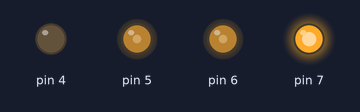
Recording of a sketch running on a simulated Arduino Uno, built with avr-gcc and run on an emulated ATmega328P. Parts: output pins drawn as LEDs (lit = HIGH). What the sketch prints to the serial monitor is not drawn. At 0.0 s the program stops and its outputs stay as they are.

Above: at 0.1 s.
Timing chart, 0 to 1.5 s (numbered marks = the images above):
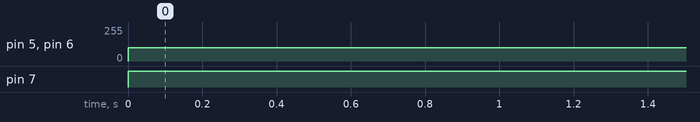

Measured:
- by itself, pin 5, pin 6: 0/255 → 100/255 at 0.00 s
- by itself, pin 7: LOW → HIGH at 0.00 s

The sketch:

MotorTest.ino
```cpp
/* -----------------------------------------------------------------------------
  Author             : Allen
  Check              : Amy
  Version            : V1.0
  Date               : 17/06/2016
  Description        : Motor Test
  Company website    : http://www.sunfounder.com
   ---------------------------------------------------------------------------*/

/* Include -------------------------------------------------------------------*/
#include "Rollbot.h"

/* Define -------------------------------------------------------------------*/
RollbotMotors Motors;
int Speed_Dir = 0;
int Lspeed_F = 100, Rspeed_F = 100;
int Lspeed_B = -100, Rspeed_B = -100;
int Lspeed_L = -50, Rspeed_L = 100;
int Lspeed_R = 100, Rspeed_R = -50;
/*
  - setup function
 ---------------------------------------------------------------------------*/
void setup() {
  // put your setup code here, to run once:
  Serial.begin(115200);
  Serial.println("Robot starts initialization");
}
/*
  - loop function
   ---------------------------------------------------------------------------*/
void loop() {
  // put your main code here, to run repeatedly:
  Motors.Motordrive(Speed_Dir, Lspeed_F, Rspeed_F);
  while(1);
}
```

RollbotMotors.cpp
```cpp
/* -----------------------------------------------------------------------------
  Author             : Allen
  Check              : Amy
  Version            : V1.0
  Date               : 17/06/2016
  Description        : The smart car follows lines
  Company Website    : http://www.sunfounder.com
   ---------------------------------------------------------------------------*/
/* Include ------------------------------------------------------------------*/
#include "Rollbot.h"

/*********Motor drive constructor**********/
RollbotMotors::RollbotMotors()
{
  pinMode(MOTOR_R_DIR, OUTPUT);
  pinMode(MOTOR_R_PWM, OUTPUT);
  pinMode(MOTOR_L_PWM, OUTPUT);
  pinMode(MOTOR_L_DIR, OUTPUT);
}
/*********Motor drive function***********/
void RollbotMotors::Motordrive(int speed_dir, int speed_left, int speed_right)
{
  MotorSetSpeed(speed_dir,speed_left, speed_right);
}
/*********Motor stop function***********/
void RollbotMotors::Motorstop()
{
  MotorSetSpeed(0, 0, 0);
}
/*********Motor drive function***********/
void RollbotMotors:: MotorSetSpeed(int speed_dir, int speed_left, int speed_right)
{
	switch(speed_dir)
	{
		//speed_dir = 0 means both motors work well and spin forward
		case 0:
		{
			if (speed_left > 0)
			{
				digitalWrite(MOTOR_L_DIR, LOW);
				analogWrite(MOTOR_L_PWM, speed_left);
			}
			else
			{
				digitalWrite(MOTOR_L_DIR, HIGH);
				analogWrite(MOTOR_L_PWM, (-1)*speed_left);
			}
			if (speed_right > 0)
			{
				digitalWrite(MOTOR_R_DIR, HIGH);
				analogWrite(MOTOR_R_PWM, speed_right);
			}
			else
			{
				digitalWrite(MOTOR_R_DIR, LOW);
				analogWrite(MOTOR_R_PWM, (-1)*speed_right);
			}
		}break;
		//speed_dir = 1 means both motors' rotation are reversed and spin backward
		case 1:
		{
			if (speed_left > 0)
			{
				digitalWrite(MOTOR_L_DIR, HIGH);
				analogWrite(MOTOR_L_PWM, speed_left);
			}
			else
			{
				digitalWrite(MOTOR_L_DIR, LOW);
				analogWrite(MOTOR_L_PWM, (-1)*speed_left);
			}
			if (speed_right > 0)
			{
				digitalWrite(MOTOR_R_DIR, LOW);
				analogWrite(MOTOR_R_PWM, speed_right);
			}
			else
			{
				digitalWrite(MOTOR_R_DIR, HIGH);
				analogWrite(MOTOR_R_PWM, (-1)*speed_right);
			}
		}break;
		//speed_dir = 2 means the left motor works well and the right one spins reversely
		case 2:
		{
			if (speed_left > 0)
			{
				digitalWrite(MOTOR_L_DIR, LOW);
				analogWrite(MOTOR_L_PWM, speed_left);
			}
			else
			{
				digitalWrite(MOTOR_L_DIR, HIGH);
				analogWrite(MOTOR_L_PWM, (-1)*speed_left);
			}
			if (speed_right > 0)
			{
				digitalWrite(MOTOR_R_DIR, LOW);
				analogWrite(MOTOR_R_PWM, speed_right);
			}
			else
			{
				digitalWrite(MOTOR_R_DIR, HIGH);
				analogWrite(MOTOR_R_PWM, (-1)*speed_right);
			}
		}break;
		//speed_dir = 3 means the right motor works well and the left one spins reversely
		case 3:
		{
			if (speed_left > 0)
			{
				digitalWrite(MOTOR_L_DIR, HIGH);
				analogWrite(MOTOR_L_PWM, speed_left);
			}
			else
			{
				digitalWrite(MOTOR_L_DIR, LOW);
				analogWrite(MOTOR_L_PWM, (-1)*speed_left);
			}
			if (speed_right > 0)
			{
				digitalWrite(MOTOR_R_DIR, HIGH);
				analogWrite(MOTOR_R_PWM, speed_right);
			}
			else
			{
				digitalWrite(MOTOR_R_DIR, LOW);
				analogWrite(MOTOR_R_PWM, (-1)*speed_right);
			}
		}break;
	}
}
```
